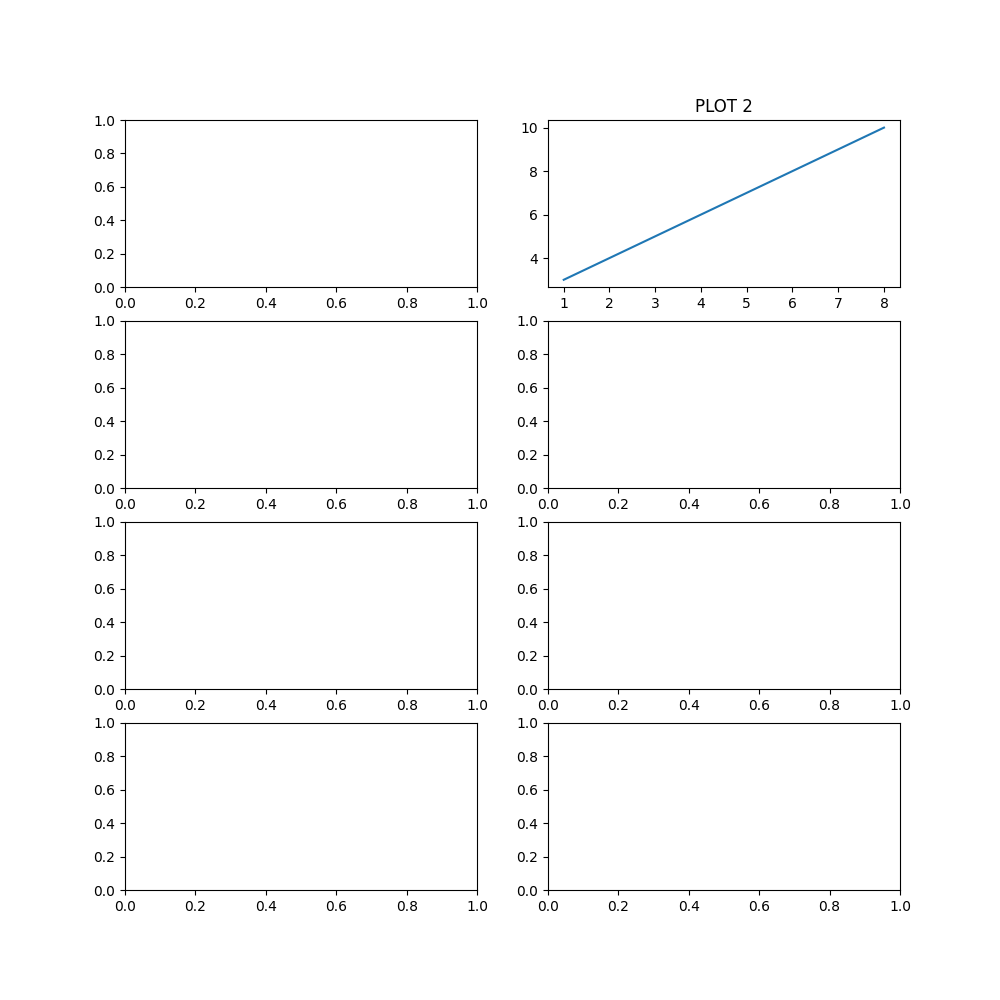

Python code for this plot:
import matplotlib.pyplot as plt
import numpy as np

fig,axs = plt.subplots(4,2, figsize=(10,10))

xpoints = np.array([1,8])
ypoints = np.array([3,10])

axs[0,1].plot(xpoints,ypoints)
axs[0,1].set_title("PLOT 2")

plt.savefig('subplot3.png')